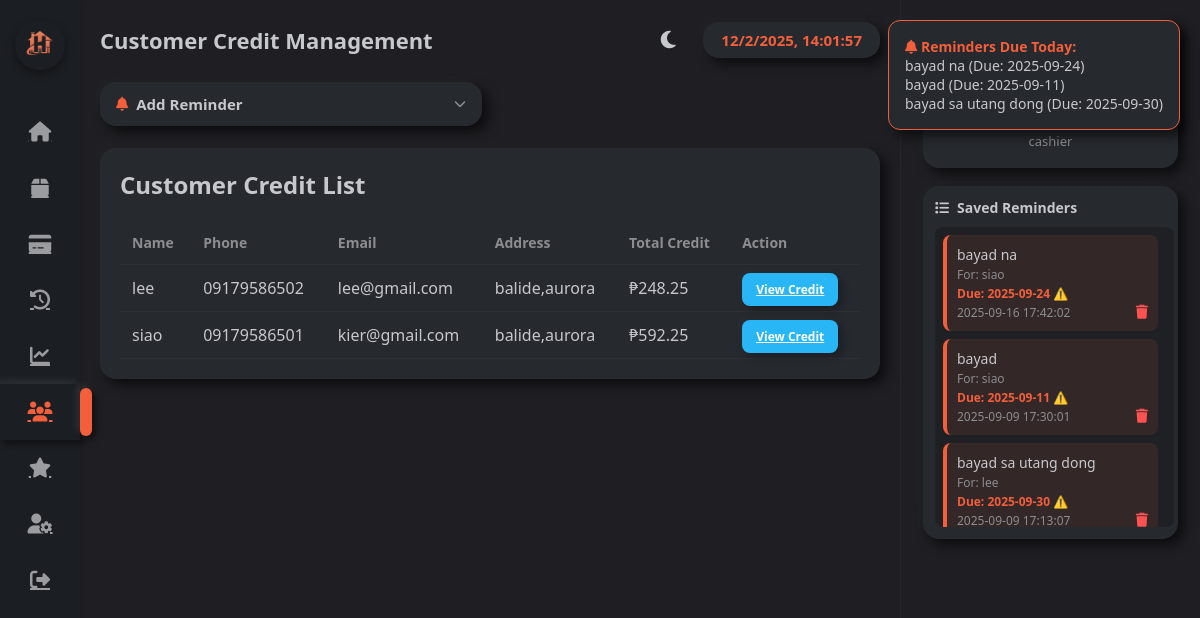
/customers.php (signed in), run on the app's committed database.
### tables this page shows
CREATE TABLE `customers` (
  `id` int(11) NOT NULL,
  `name` varchar(150) NOT NULL,
  `phone` varchar(50) DEFAULT NULL,
  `email` varchar(100) DEFAULT NULL,
  `address` text DEFAULT NULL,
  `created_at` timestamp NOT NULL DEFAULT current_timestamp()
);

CREATE TABLE `users` (
  `id` int(11) NOT NULL,
  `username` varchar(100) NOT NULL,
  `password` varchar(255) NOT NULL,
  `role` enum('admin','cashier') DEFAULT 'cashier',
  `photo` varchar(255) DEFAULT NULL,
  `created_at` timestamp NOT NULL DEFAULT current_timestamp()
);

CREATE TABLE `customer_reminders` (
  `id` int(11) NOT NULL,
  `note` text NOT NULL,
  `created_at` timestamp NOT NULL DEFAULT current_timestamp(),
  `customer_id` int(11) DEFAULT NULL,
  `due_date` date DEFAULT NULL
);

### customers.php (the view, shortened to what this page needs)
<?php
include "db.php";
 $currentTheme = $_SESSION['theme'];
 $displayName = $_SESSION['user']['username'] ?? $_SESSION['username'] ?? 'Guest';
 $reminders = $conn->query("
    SELECT r.*, c.name AS customer_name
    FROM customer_reminders r
    LEFT JOIN customers c ON r.customer_id = c.id
    ORDER BY r.created_at DESC
");
 $sql = "
    SELECT c.id, c.name, c.phone, c.email, c.address,
           COALESCE(SUM(CASE WHEN u.status='unpaid' THEN u.amount ELSE 0 END),0) as total_utang
    FROM customers c
    LEFT JOIN utang u ON c.id = u.customer_id
    GROUP BY c.id
";
 $customers = $conn->query($sql);
 $currentUserId = $_SESSION['user']['id'] ?? 0;
 $currentUser = null;
if ($currentUserId) {
    $stmt = $conn->prepare("SELECT * FROM users WHERE id = ?");
    $stmt->bind_param("i", $currentUserId);
    $stmt->execute();
    $result = $stmt->get_result();
    $currentUser = $result->fetch_assoc();
}
?>
<!DOCTYPE html>
<html lang="en">
<head>
  <link rel="stylesheet" href="https://cdnjs.cloudflare.com/ajax/libs/font-awesome/6.4.0/css/all.min.css">
</head>
<body class="<?php echo $currentTheme === 'light' ? 'light-mode' : ''; ?>">
<nav class="sidebar">
  <div class="logo">
    <img src="uploads/logo.png" alt="POS System Logo">
  </div>
  <ul>
    <li>
      <a href="dashboard.php" >
        <i class="fa fa-home"></i>
      </a>
    </li>
    <li>
      <a href="inventory.php">
        <i class="fa fa-box"></i>
      </a>
    </li>
    <li>
      <a href="sales.php">
        <i class="fa fa-credit-card"></i>
      </a>
    </li>
    <li>
      <a href="sales_history.php">
        <i class="fa fa-history"></i>
      </a>
    </li>
    <li>
      <a href="sales_report.php">
        <i class="fa fa-chart-line"></i>
      </a>
    </li>
    <li>
      <a href="customers.php" class="active">
        <i class="fa fa-users"></i>
      </a>
    </li>
    <li>
      <a href="customer_loyalty.php" >
        <i class="fa fa-star"></i>
      </a>
    </li>
    <li>
      <a href="user_management.php">
        <i class="fa fa-user-cog"></i>
      </a>
    </li>
    <li>
      <a href="logout.php">
        <i class="fa fa-sign-out-alt"></i>
      </a>
    </li>
  </ul>
</nav>
<div class="wrapper">
  <main class="main">
    <div class="topbar">
      <h1>Customer Credit Management</h1>
      <div style="display: flex; align-items: center;">
        <button id="theme-toggle" class="theme-toggle" title="Toggle theme">
          <i class="fas fa-<?php echo $currentTheme === 'light' ? 'sun' : 'moon'; ?>"></i>
        </button>
        <div class="clock-card neu">
          <span id="clock"></span>
        </div>
      </div>
    </div>
    <div class="cards">
      <div class="expandable-card" id="reminder-card">
        <div class="card-header" onclick="toggleCard('reminder-card')">
          <h3><i class="fas fa-bell"></i> Add Reminder</h3>
          <i class="fas fa-chevron-down expand-icon"></i>
        </div>
      </div>
    </div>
    <div class="table-container">
      <h2 style="margin-top: 0; color: var(--text-light);">Customer Credit List</h2>
      <table>
        <tr>
          <th>Name</th>
          <th>Phone</th>
          <th>Email</th>
          <th>Address</th>
          <th>Total Credit</th>
          <th>Action</th>
        </tr>
        <?php while($row=$customers->fetch_assoc()): ?>
          <tr>
            <td><?= htmlspecialchars($row['name']) ?></td>
            <td><?= htmlspecialchars($row['phone']) ?></td>
            <td><?= htmlspecialchars($row['email']) ?></td>
            <td><?= htmlspecialchars($row['address']) ?></td>
            <td>₱<?= number_format($row['total_utang'],2) ?></td>
            <td>
              <a href="customers.php?view_utang=<?= $row['id'] ?>" class="btn btn-view">
                View Credit
              </a>
            </td>
          </tr>
        <?php endwhile; ?>
      </table>
    </div>
  </main>
  <aside class="right-panel">
    <div class="profile-card neu">
      <h3>Welcome, <?=htmlspecialchars($displayName)?></h3>
      <div class="role"><?= htmlspecialchars($currentUser['role'] ?? 'User') ?></div>
    </div>
    <div class="reminders-card neu">
      <h4><i class="fas fa-list"></i> Saved Reminders</h4>
      <div class="reminders-list">
        <ul>
          <?php
          $today = date("Y-m-d");
          $dueToday = [];
          if($reminders->num_rows > 0):
            while($r = $reminders->fetch_assoc()):
              $isDue = $r['due_date'] && $r['due_date'] <= $today;
              if($isDue) { $dueToday[] = ($r['note']) . " (Due: ".$r['due_date'].")"; }
          ?>
            <li class="<?= $isDue ? 'due' : '' ?>">
              <?= htmlspecialchars($r['note']) ?>
              <?php if($r['customer_name']): ?>
                <br><small>For: <?= htmlspecialchars($r['customer_name']) ?></small>
              <?php endif; ?>
              <?php if($r['due_date']): ?>
                <br><small <?= $isDue ? 'style="color: var(--accent); font-weight:bold;"' : '' ?>>
                  Due: <?= $r['due_date'] ?> <?= $isDue ? '⚠️' : '' ?>
                </small>
              <?php endif; ?>
              <br><small><?= $r['created_at'] ?></small>
              <a href="customers.php?delete_reminder=<?= $r['id'] ?>"
                 onclick="return confirm('Delete this reminder?')">
                <i class="fas fa-trash"></i>
              </a>
            </li>
          <?php endwhile; else: ?>
            <li>No reminders yet</li>
          <?php endif; ?>
        </ul>
      </div>
    </div>
  </aside>
</div>
<?php if (!empty($dueToday)): ?>
<div id="reminderPopup" class="reminder-popup">
  <strong><i class="fas fa-bell"></i> Reminders Due Today:</strong><br>
  <?= implode("<br>", array_map('htmlspecialchars', $dueToday)) ?>
</div>
<?php endif; ?>
</body>
</html>

### data on the page
customers: name "lee", phone "09179586502", email "lee@gmail.com", address "balide,aurora", total_utang "248.25"
customers: name "siao", phone "09179586501", email "kier@gmail.com", address "balide,aurora", total_utang "592.25"
users: role "cashier"
customer_reminders: note "bayad na", customer.name "siao", due_date "2025-09-24", created_at "2025-09-16 17:42:02"
customer_reminders: note "bayad", customer.name "siao", due_date "2025-09-11", created_at "2025-09-09 17:30:01"
customer_reminders: note "bayad sa utang dong", customer.name "lee", due_date "2025-09-30", created_at "2025-09-09 17:13:07"

### other printed values
implode("<br>", array_map('htmlspecialchars', $dueToday)) "bayad na (Due: 2025-09-24) bayad (Due: 2025-09-11) bayad sa utang dong (Due: 2025-09-30)"
